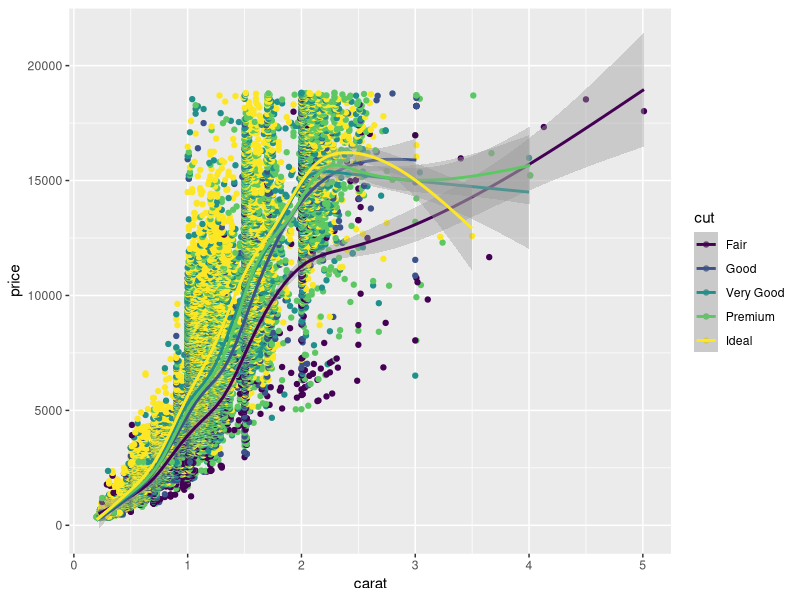

Here is the R script that generated this plot:
## ---- chunk 1
knitr::opts_chunk$set(echo = TRUE)
## ---- chunk 2
library(tidyverse)
library(ggplot2)

## ---- chunk 3
ggplot(diamonds, aes(x=carat, y=price, color=cut))+geom_point()+geom_smooth()
## ---- chunk 4

